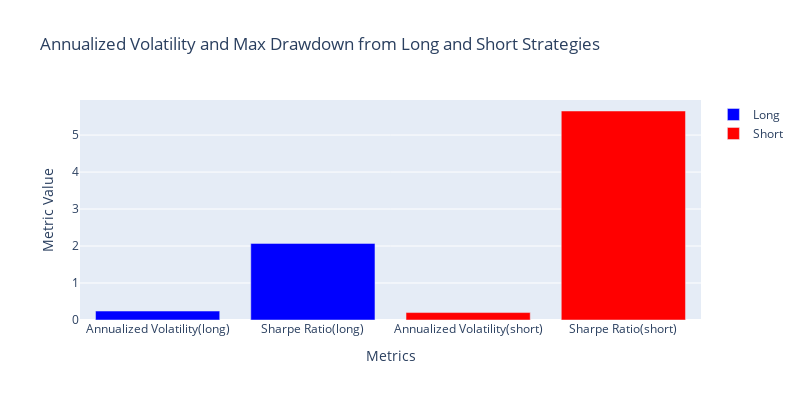

Notebook code cell kept with this figure:
### Code cell
# Annualized Volatility and Max Drawdown from Long and Short Strategies
# Create a figure
fig = go.Figure()

# Add bars for the Long Strategy - Volatility and Drawdown
fig.add_trace(go.Bar(
    x=["Annualized Volatility(long)", "Sharpe Ratio(long)"], 
    y=[long_momentum_strategy_test.annualized_volatility_value, long_momentum_strategy_test.sharpe_ratio_value],
    name="Long",
    marker_color='blue'
))

# Add bars for the Short Strategy - Volatility and Drawdown
fig.add_trace(go.Bar(
    x=["Annualized Volatility(short)", "Sharpe Ratio(short)"], 
    y=[short_momentum_strategy_test.annualized_volatility_value, short_momentum_strategy_test.sharpe_ratio_value],
    name="Short",
    marker_color='red'
))

# Update layout for grouped bars
fig.update_layout(
    title="Annualized Volatility and Max Drawdown from Long and Short Strategies",
    xaxis_title="Metrics",
    yaxis_title="Metric Value",
    barmode='group',  # Group bars side-by-side
    width=800,
    height=400
)

# Show the plot
fig.show()

### Figure 1 — Plotly figure (JSON) as saved in the notebook; plotly's stock layout.template omitted (floating-point values rounded to 4 significant figures)
{"data": [{"marker": {"color": "blue"}, "name": "Long", "type": "bar", "x": ["Annualized Volatility(long)", "Sharpe Ratio(long)"], "y": [0.2416, 2.071]}, {"marker": {"color": "red"}, "name": "Short", "type": "bar", "x": ["Annualized Volatility(short)", "Sharpe Ratio(short)"], "y": [0.2008, 5.651]}], "layout": {"barmode": "group", "height": 400, "title": {"text": "Annualized Volatility and Max Drawdown from Long and Short Strategies"}, "width": 800, "xaxis": {"title": {"text": "Metrics"}}, "yaxis": {"title": {"text": "Metric Value"}}}}
